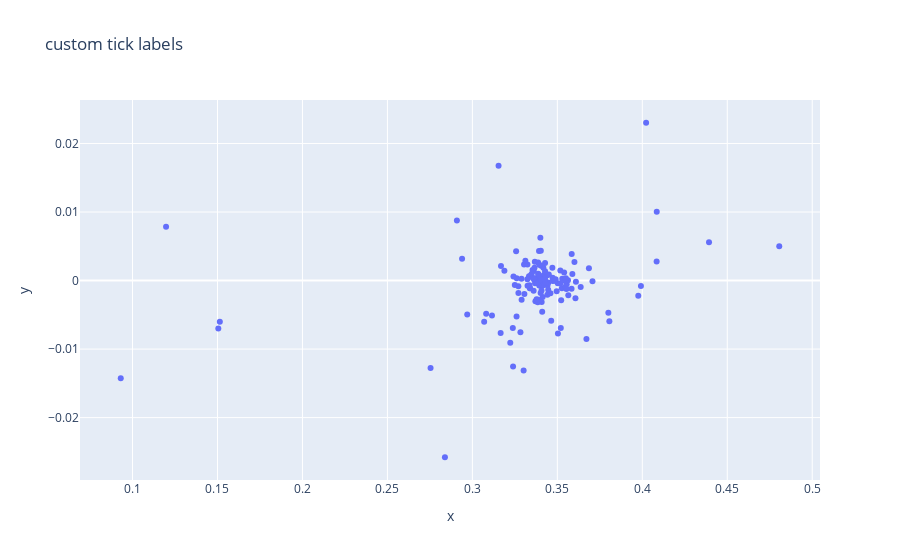

Notebook code cell kept with this figure:
### Code cell
import plotly.express as px
fig = px.scatter(x=result.squeeze().numpy()/100, y=test_y.squeeze().numpy()/100,
              title='custom tick labels')
fig.show()

### Figure 1 — Plotly figure (JSON) as saved in the notebook; plotly's stock layout.template omitted (floating-point values rounded to 4 significant figures; data arrays with more than 128 entries replaced by an {"elided": "..."} marker saying what was removed)
{"data": [{"hovertemplate": "x=%{x}<br>y=%{y}<extra></extra>", "legendgroup": "", "marker": {"color": "#636efa", "symbol": "circle"}, "mode": "markers", "name": "", "orientation": "v", "showlegend": false, "type": "scatter", "x": {"elided": "142 float values"}, "xaxis": "x", "y": {"elided": "142 float values"}, "yaxis": "y"}], "layout": {"legend": {"tracegroupgap": 0}, "title": {"text": "custom tick labels"}, "xaxis": {"anchor": "y", "domain": [0, 1], "title": {"text": "x"}}, "yaxis": {"anchor": "x", "domain": [0, 1], "title": {"text": "y"}}}}
